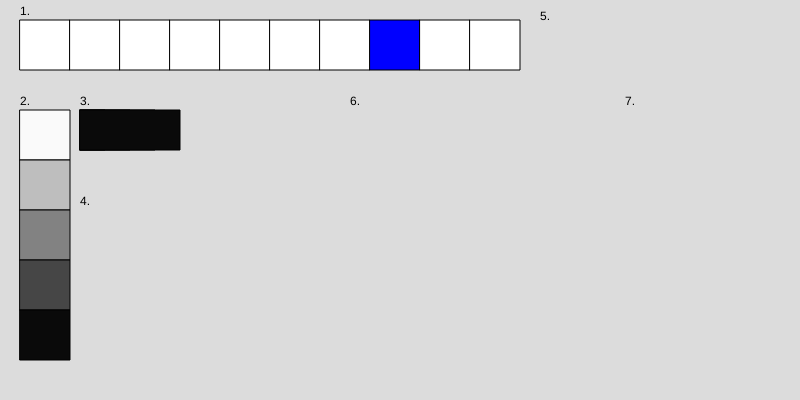
Frame 1 (no input)
Frame 60 (no input): identical to frame 1, image omitted
Frame 120 (the mouse pressed at the canvas centre since frame 60): identical to frame 1, image omitted

The p5.js sketch that drew this single still picture (run headless with seeded random() and noise() and a simulated clock; from frame 60 on, the mouse is pressed at the canvas centre):

// p5.js sketch
// ── sketch.js
function setup() {
  createCanvas(800, 400);
}

function draw() {
  background(220);

  //-----------------------------------------------------------------------------

  //numbers

  fill(0);

  text("1.", 20, 15);
  text("2.", 20, 105);
  text("3.", 80, 105);
  text("4.", 80, 205);
  text("5.", 540, 20);
  text("6.", 350, 105);
  text("7.", 625, 105);

  //-----------------------------------------------------------------------------

  //1.

  for (let i1 = 0; i1 < 10; i1++) {
    if (i1 == 7) {
      fill(0, 0, 255)
    }
    else {
        fill (255)
      };
    rect(20 + (i1 * 50), 20, 50, 50);

  };

  //-----------------------------------------------------------------------------

  //2.

  for (let i2 = 0; i2 < 5; i2++) {
    fill(250 - (i2 * 60));
    rect(20, 110 + (i2 * 50), 50, 50);
  }

  //-----------------------------------------------------------------------------

  //3.

  for (let i3 = 0; i3 < 4; i3++) {
    rect(80, 110, 25 + (i3 * 25), 40)
  }

}
